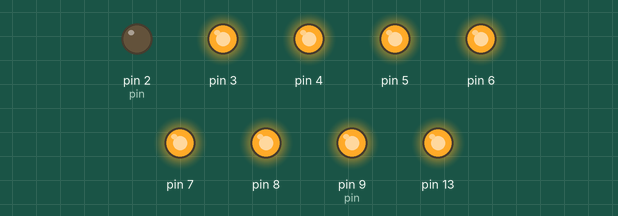
Bench run of a sketch on a simulated Arduino Uno, built with avr-gcc and run on an emulated ATmega328P. Parts: output pins drawn as LEDs (lit = HIGH).

Above: at 0.05 s.
At 0.35 s:
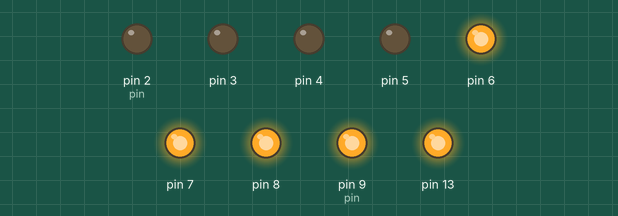
At 0.7 s:
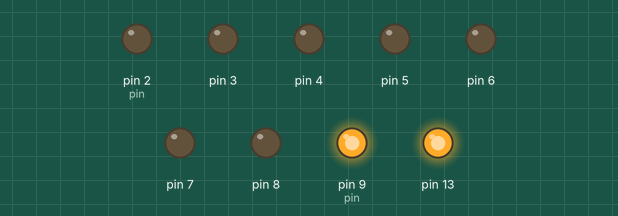
At 1.25 s:
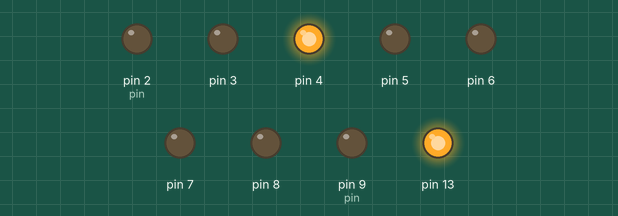
At 1.85 s:
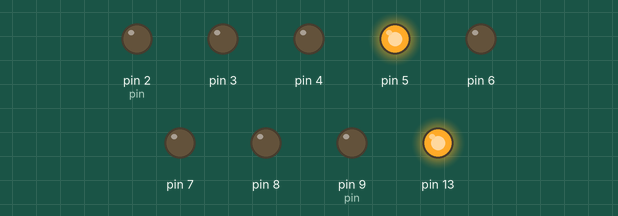
At 3.1 s:
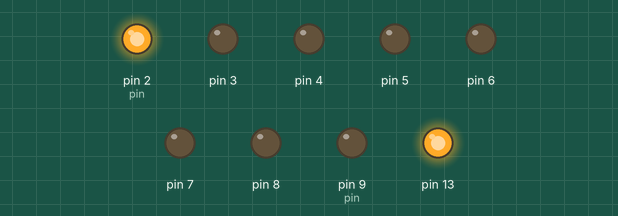
Timing chart, 0 to 3.7 s (numbered marks = the images above):
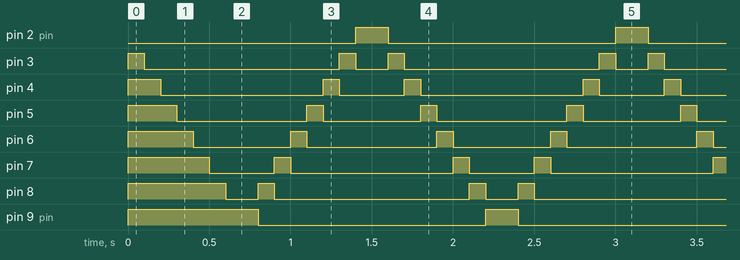

Measured:
- by itself, pin 2 (pin), pin 9 (pin): alternates HIGH for 0.20 s and LOW for 1.4 s
- by itself, pin 3: repeats every 1.6 s: HIGH 0.10 s, LOW 0.20 s, HIGH 0.10 s, LOW 1.2 s
- by itself, pin 4: repeats every 1.6 s: HIGH 0.10 s, LOW 0.40 s, HIGH 0.10 s, LOW 1.0 s
- by itself, pin 5: repeats every 1.6 s: HIGH 0.10 s, LOW 0.60 s, HIGH 0.10 s, LOW 0.80 s
- by itself, pin 6: repeats every 1.6 s: HIGH 0.10 s, LOW 0.80 s, HIGH 0.10 s, LOW 0.60 s
- by itself, pin 7: repeats every 1.6 s: HIGH 0.10 s, LOW 1.0 s, HIGH 0.10 s, LOW 0.40 s
- by itself, pin 8: repeats every 1.6 s: HIGH 0.10 s, LOW 1.2 s, HIGH 0.10 s, LOW 0.20 s

The sketch:

lighttest.ino
```cpp
void setup() {
  for (int i = 2; i <= 9; i++) {
    pinMode(i, OUTPUT);
    digitalWrite(i, HIGH);
  }
  pinMode(13, OUTPUT);
  digitalWrite(13, HIGH);
}

int pin = 2;
int dir = 1;
void loop() {
  digitalWrite(pin, LOW);
  pin += dir;
  if (pin > 9) {
    pin = 9;
    dir = -1;
  } else if (pin < 2) {
    pin = 2;
    dir = 1;
  }
  digitalWrite(pin, HIGH);
  delay(100);
}
```
